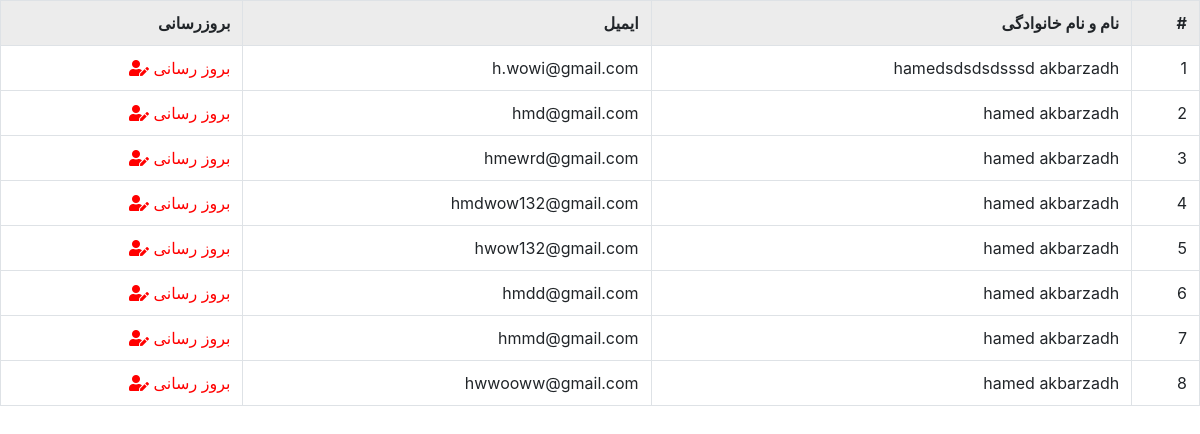
/admin/user/update-user.php (signed in), run on the app's committed database.
### tables this page shows
CREATE TABLE IF NOT EXISTS `users` (
  `id` int(11) NOT NULL AUTO_INCREMENT,
  `fname` varchar(111) NOT NULL,
  `lname` varchar(111) NOT NULL,
  `email` varchar(111) NOT NULL,
  `password` varchar(111) NOT NULL,
  `phone` int(11) NOT NULL,
  `register_date` varchar(22) NOT NULL,
  `state` int(2) NOT NULL,
  PRIMARY KEY (`id`),
  UNIQUE KEY `email` (`email`)
);

### admin/user/update-user.php (the view, shortened to what this page needs)
<?php
if (isset($_SESSION["admin_Login"])){
?>
<html>
<head>
    <link rel="stylesheet" href="../../assets/css/admin/admin-All.css">
    <link rel="stylesheet" href="../../assets/bootstrap/css/bootstrap.min.css">
    <link rel="stylesheet" href="../../assets/css/rtl-style.css">
    <link rel="stylesheet" href="https://use.fontawesome.com/releases/v5.5.0/css/all.css">
</head>
<body>
<div id="jadval">
    <table class="table table-hover table-bordered">
        <tr class="tbl_tr">
            <td>#</td>
            <td>نام و نام خانوادگی</td>
            <td>ایمیل</td>
            <td>بروزرسانی</td>
        </tr>
        <?php
        include "../connect.php";
        $i=1;
        $sql="select * from users";
        $result=$connect->query($sql);
        $rows=$result->fetchAll(PDO::FETCH_ASSOC);
        foreach ($rows as $row)
        {
            echo '
            <tr class="border-warning">
            <td>'.$i.'</td>
            <td>'.$row["fname"].' '.$row["lname"].'</td>
            <td>'.$row["email"].'</td>
            <td><a href="#" class="update-user stClass" id='.$row["id"].'>بروز رسانی <i class="fas fa-user-edit"></i></a></td>
            </tr>
            ';
            $i++;
        }
        ?>
    </table>
</div>
</body>
</html>
    <?php
}else{
    header("location: ../../404.php");
    die();
}

### assets/css/admin/admin-All.css (style rules this page uses)
* { margin: 0; padding: 0; box-sizing: border-box; }
a { position: relative; text-decoration: none; }
a::after { content: ' '; display: block; width: 100%; height: .2em; position: absolute; bottom: -.5em; left: 0; right: 0; transform: scaleX(0); pointer-events: none; transition: transform .40s ease; }
.tbl_tr { background: #f8314b; color: white; font-weight: bold; }
.stClass { color: red; }

### assets/css/rtl-style.css (style rules this page uses)
body { direction:rtl; }
.table { color: #212529; }

### data on the page
users: fname "hamedsdsdsdsssd", lname "akbarzadh", email "h.wowi@gmail.com"
users: fname "hamed", lname "akbarzadh", email "hmd@gmail.com"
users: fname "hamed", lname "akbarzadh", email "hmewrd@gmail.com"
users: fname "hamed", lname "akbarzadh", email "hmdwow132@gmail.com"
users: fname "hamed", lname "akbarzadh", email "hwow132@gmail.com"
users: fname "hamed", lname "akbarzadh", email "hmdd@gmail.com"
users: fname "hamed", lname "akbarzadh", email "hmmd@gmail.com"
users: fname "hamed", lname "akbarzadh", email "hwwooww@gmail.com"
